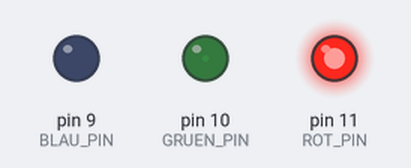
The sketch below on a simulated Arduino Uno, built with avr-gcc and run on an emulated ATmega328P. Parts: output pins drawn as LEDs (lit = HIGH).

Above: at 0.05 s.
At 0.9 s:
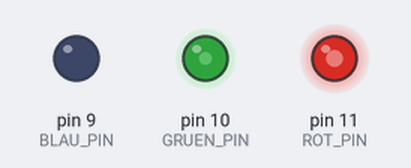
At 1.8 s:
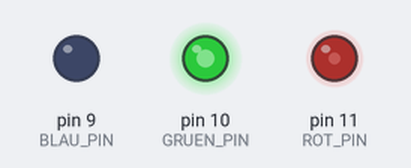
At 3.6 s:
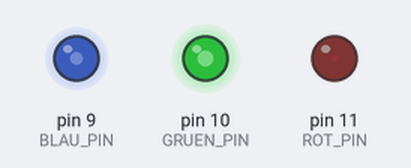
At 5.35 s:
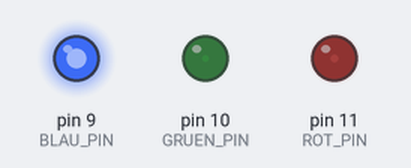
At 7.15 s:
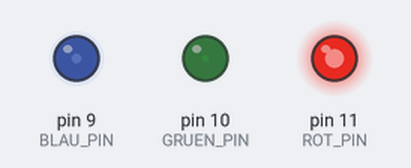
Timing chart, 0 to 10.0 s (numbered marks = the images above):
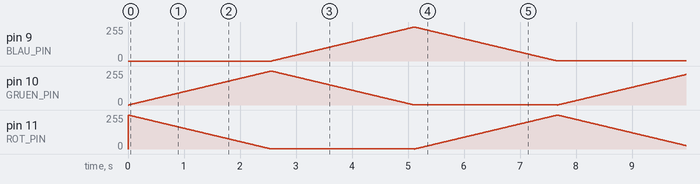

The sketch:

AmbientLight.ino
```cpp
#define BLAU_PIN 9
#define GRUEN_PIN 10
#define ROT_PIN 11

int zeit = 10;

void setup()
{
    pinMode(ROT_PIN, OUTPUT);
    pinMode(GRUEN_PIN, OUTPUT);
    pinMode(BLAU_PIN, OUTPUT);
}

void loop()
{

    for (int i = 0; i < 255; i++)
    {
        analogWrite(ROT_PIN, 255 - i);
        analogWrite(GRUEN_PIN, i);

        delay(zeit);
    }

    for (int i = 0; i < 255; i++)
    {
        analogWrite(GRUEN_PIN, 255 - i);
        analogWrite(BLAU_PIN, i);

        delay(zeit);
    }

    for (int i = 0; i < 255; i++)
    {
        analogWrite(BLAU_PIN, 255 - i);
        analogWrite(ROT_PIN, i);

        delay(zeit);
    }
}
```
